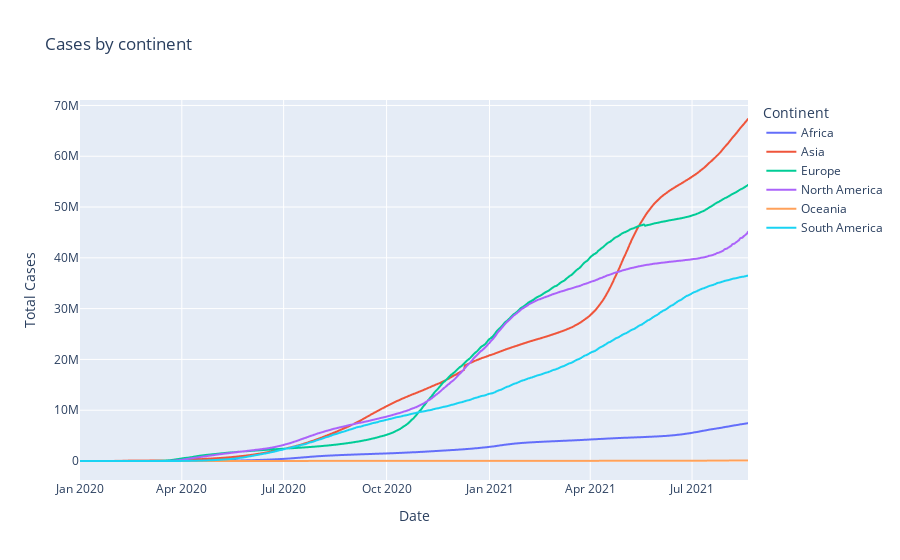

Notebook cell for this chart:
### Code cell
px.line(byCont_and_date, x="Date", y="Total Cases", color="Continent", title="Cases by continent")

### Figure 1 — Plotly figure (JSON) as saved in the notebook; plotly's stock layout.template omitted (floating-point values rounded to 4 significant figures; data arrays with more than 128 entries replaced by an {"elided": "..."} marker saying what was removed)
{"data": [{"hovertemplate": "Continent=Africa<br>Date=%{x}<br>Total Cases=%{y}<extra></extra>", "legendgroup": "Africa", "line": {"color": "#636efa", "dash": "solid"}, "marker": {"symbol": "circle"}, "mode": "lines", "name": "Africa", "showlegend": true, "type": "scattergl", "x": {"elided": "561 str values"}, "xaxis": "x", "y": {"elided": "561 int values"}, "yaxis": "y"}, {"hovertemplate": "Continent=Asia<br>Date=%{x}<br>Total Cases=%{y}<extra></extra>", "legendgroup": "Asia", "line": {"color": "#EF553B", "dash": "solid"}, "marker": {"symbol": "circle"}, "mode": "lines", "name": "Asia", "showlegend": true, "type": "scattergl", "x": {"elided": "595 str values"}, "xaxis": "x", "y": {"elided": "595 int values"}, "yaxis": "y"}, {"hovertemplate": "Continent=Europe<br>Date=%{x}<br>Total Cases=%{y}<extra></extra>", "legendgroup": "Europe", "line": {"color": "#00cc96", "dash": "solid"}, "marker": {"symbol": "circle"}, "mode": "lines", "name": "Europe", "showlegend": true, "type": "scattergl", "x": {"elided": "577 str values"}, "xaxis": "x", "y": {"elided": "577 int values"}, "yaxis": "y"}, {"hovertemplate": "Continent=North America<br>Date=%{x}<br>Total Cases=%{y}<extra></extra>", "legendgroup": "North America", "line": {"color": "#ab63fa", "dash": "solid"}, "marker": {"symbol": "circle"}, "mode": "lines", "name": "North America", "showlegend": true, "type": "scattergl", "x": {"elided": "598 str values"}, "xaxis": "x", "y": {"elided": "598 int values"}, "yaxis": "y"}, {"hovertemplate": "Continent=Oceania<br>Date=%{x}<br>Total Cases=%{y}<extra></extra>", "legendgroup": "Oceania", "line": {"color": "#FFA15A", "dash": "solid"}, "marker": {"symbol": "circle"}, "mode": "lines", "name": "Oceania", "showlegend": true, "type": "scattergl", "x": {"elided": "573 str values"}, "xaxis": "x", "y": {"elided": "573 int values"}, "yaxis": "y"}, {"hovertemplate": "Continent=South America<br>Date=%{x}<br>Total Cases=%{y}<extra></extra>", "legendgroup": "South America", "line": {"color": "#19d3f3", "dash": "solid"}, "marker": {"symbol": "circle"}, "mode": "lines", "name": "South America", "showlegend": true, "type": "scattergl", "x": {"elided": "598 str values"}, "xaxis": "x", "y": {"elided": "598 int values"}, "yaxis": "y"}], "layout": {"legend": {"title": {"text": "Continent"}, "tracegroupgap": 0}, "title": {"text": "Cases by continent"}, "xaxis": {"anchor": "y", "domain": [0, 1], "title": {"text": "Date"}}, "yaxis": {"anchor": "x", "domain": [0, 1], "title": {"text": "Total Cases"}}}}
